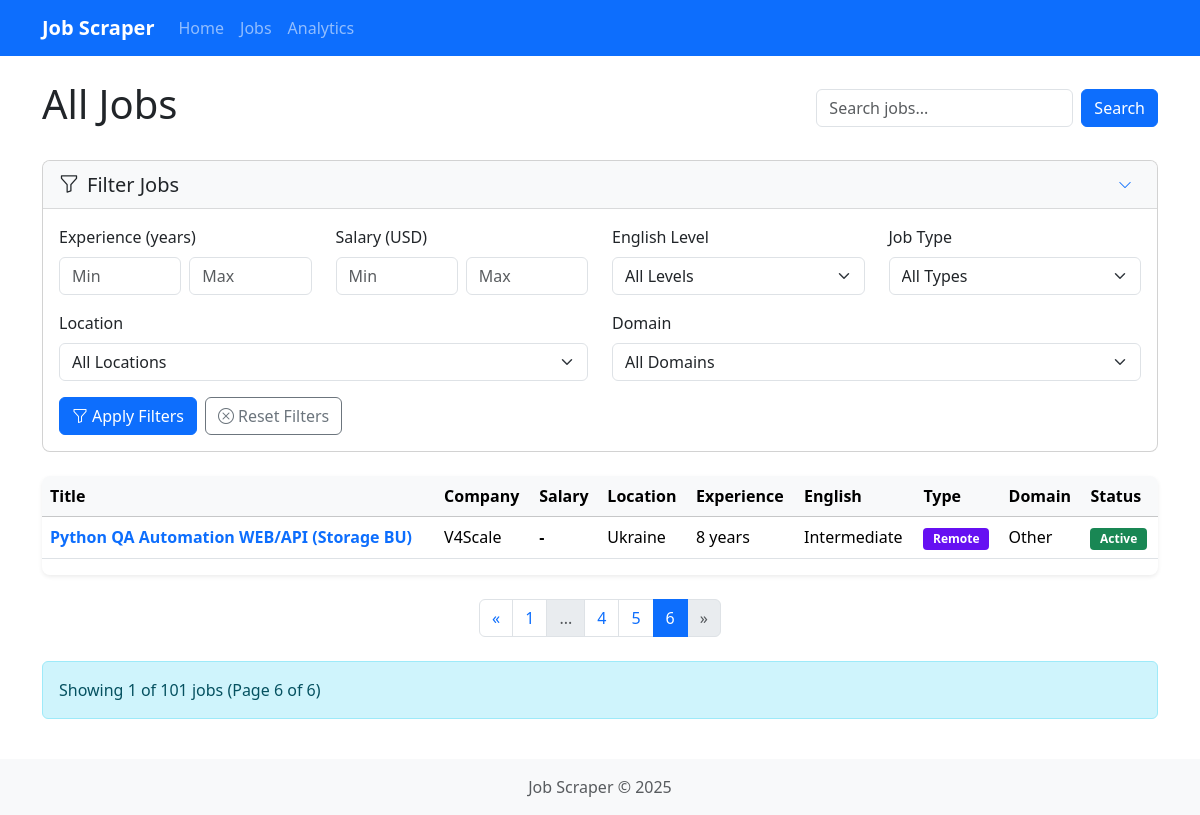
The page /jobs?query=&page=6&experience_min=&experience_max=&salary_min=&salary_max=&english_level=&location=&job_type=&domain= on the database its author committed.
### database/models.py (models this page shows)
class Job(Base):
    __tablename__ = 'jobs'
    id = Column(Integer, primary_key=True)
    job_id = Column(String(50), unique=True)
    title = Column(String(255))
    title_en = Column(String(255))
    company_name = Column(String(255))
    company_name_en = Column(String(255))
    salary_min = Column(Float, nullable=True)
    salary_max = Column(Float, nullable=True)
    currency = Column(String(3), default='USD')
    description = Column(Text)
    description_en = Column(Text)
    location = Column(String(255))
    location_en = Column(String(255))
    experience_years = Column(Integer, nullable=True)
    english_level = Column(String(50), nullable=True)
    job_type = Column(String(50))  # Remote, Office, Hybrid
    employment_type = Column(String(50))  # Full-time, Part-time, Contract
    category = Column(String(100))
    category_en = Column(String(100))
    domain = Column(String(100), nullable=True)
    domain_en = Column(String(100), nullable=True)
    url = Column(String(255))
    posted_date = Column(DateTime, nullable=True)
    created_at = Column(DateTime, server_default=func.now())
    updated_at = Column(DateTime, server_default=func.now(), onupdate=func.now())
    is_active = Column(Boolean, default=True)
    def to_dict(self):
        return {
            'id': self.id,
            'job_id': self.job_id,
            'title': self.title_en or self.title,
            'company_name': self.company_name_en or self.company_name,
            'salary_min': self.salary_min,
            'salary_max': self.salary_max,
            'currency': self.currency,
            'description': self.description_en or self.description,
            'location': self.location_en or self.location,
            'experience_years': self.experience_years,
            'english_level': self.english_level,
            'job_type': self.job_type,
            'employment_type': self.employment_type,
            'category': self.category_en or self.category,
            'domain': self.domain_en or self.domain,
            'url': self.url,
            'posted_date': self.posted_date.isoformat() if self.posted_date else None,
            'created_at': self.created_at.isoformat() if self.created_at else None,
            'updated_at': self.updated_at.isoformat() if self.updated_at else None,
            'is_active': self.is_active
        }

### web/routes.py (the view)
    @web_bp.route('/jobs', methods=['GET'])
    def jobs():
        page = request.args.get('page', 1, type=int)
        per_page = request.args.get('per_page', 20, type=int)
        query = request.args.get('query', '')
        experience_min = request.args.get('experience_min', '', type=str)
        experience_max = request.args.get('experience_max', '', type=str)
        salary_min = request.args.get('salary_min', '', type=str)
        salary_max = request.args.get('salary_max', '', type=str)
        english_level = request.args.get('english_level', '')
        location = request.args.get('location', '')
        job_type = request.args.get('job_type', '')
        domain = request.args.get('domain', '')
        if query:
            all_jobs = db.search_jobs(query)
        else:
            all_jobs = db.get_all_jobs()
        filtered_jobs = []
        for job in all_jobs:
            if experience_min and (not job.get('experience_years') or job['experience_years'] < int(experience_min)):
                continue
            if experience_max and (not job.get('experience_years') or job['experience_years'] > int(experience_max)):
                continue
            if salary_min and (not job.get('salary_min') or job['salary_min'] < float(salary_min)):
                continue
            if salary_max and (not job.get('salary_max') or job['salary_max'] > float(salary_max)):
                continue
            if english_level and job.get('english_level') != english_level:
                continue
            if location and (not job.get('location') or location.lower() not in job['location'].lower()):
                continue
            if job_type and job.get('job_type') != job_type:
                continue
            if domain and job.get('domain') != domain:
                continue
            filtered_jobs.append(job)
        filter_metadata = {
            'english_levels': sorted(list(set(job.get('english_level') for job in all_jobs if job.get('english_level')))),
            'locations': sorted(list(set(job.get('location') for job in all_jobs if job.get('location')))),
            'job_types': sorted(list(set(job.get('job_type') for job in all_jobs if job.get('job_type')))),
            'domains': sorted(list(set(job.get('domain') for job in all_jobs if job.get('domain')))),
        }
        total_jobs = len(filtered_jobs)
        total_pages = (total_jobs + per_page - 1) // per_page
        start_index = (page - 1) * per_page
        end_index = min(start_index + per_page, total_jobs)
        paginated_jobs = filtered_jobs[start_index:end_index]
        return render_template(
            'jobs.html',
            jobs=paginated_jobs,
            query=query,
            page=page,
            per_page=per_page,
            total_jobs=total_jobs,
            total_pages=total_pages,
            experience_min=experience_min,
            experience_max=experience_max,
            salary_min=salary_min,
            salary_max=salary_max,
            english_level=english_level,
            location=location,
            job_type=job_type,
            domain=domain,
            filter_metadata=filter_metadata
        )

### app.py (called while the page is built)
        @self.app.context_processor
        def inject_now():
            return {'now': datetime.datetime.now()}

### database/db.py (called while the page is built)
    def get_session(self):
        return self.Session()

    def get_all_jobs(self):
        session = self.get_session()
        try:
            jobs = session.query(Job).all()
            return [job.to_dict() for job in jobs]
        finally:
            session.close()

### web/templates/jobs.html (shortened to what this page needs)
{% extends 'base.html' %}
{% block content %}
<div class="d-flex justify-content-between align-items-center mb-4">
    <h1>{% if query %}Search Results for "{{ query }}"{% else %}All Jobs{% endif %}</h1>
    <form method="GET" action="{{ url_for('web.jobs') }}" class="d-flex">
        <input type="text" name="query" class="form-control me-2" placeholder="Search jobs..." value="{{ query }}">
        <button type="submit" class="btn btn-primary">Search</button>
    </form>
</div>
<div class="card filter-card mb-4">
    <div class="card-header">
        <h5 class="mb-0 d-flex justify-content-between align-items-center">
            <span>
                <i class="bi bi-funnel me-2"></i>Filter Jobs
            </span>
            <button class="btn btn-sm btn-link text-decoration-none" type="button" data-bs-toggle="collapse" data-bs-target="#filterCollapse" aria-expanded="false" aria-controls="filterCollapse">
                <i class="bi bi-chevron-down"></i>
            </button>
        </h5>
    </div>
    <div class="collapse show" id="filterCollapse">
        <div class="card-body">
            <form method="GET" action="{{ url_for('web.jobs') }}" id="filter-form">
                <div class="row">
                    <div class="col-md-6 col-lg-3 mb-3">
                        <label class="form-label">Experience (years)</label>
                        <div class="d-flex">
                            <input type="number" class="form-control me-2" name="experience_min" placeholder="Min" value="{{ experience_min }}" min="0">
                            <input type="number" class="form-control" name="experience_max" placeholder="Max" value="{{ experience_max }}" min="0">
                        </div>
                    </div>
                    <div class="col-md-6 col-lg-3 mb-3">
                        <label class="form-label">Salary (USD)</label>
                        <div class="d-flex">
                            <input type="number" class="form-control me-2" name="salary_min" placeholder="Min" value="{{ salary_min }}" min="0">
                            <input type="number" class="form-control" name="salary_max" placeholder="Max" value="{{ salary_max }}" min="0">
                        </div>
                    </div>
                    <div class="col-md-6 col-lg-3 mb-3">
                        <label class="form-label">English Level</label>
                        <select class="form-select" name="english_level">
                            <option value="" {% if not english_level %}selected{% endif %}>All Levels</option>
                        </select>
                    </div>
                    <div class="col-md-6 col-lg-3 mb-3">
                        <label class="form-label">Job Type</label>
                        <select class="form-select" name="job_type">
                            <option value="" {% if not job_type %}selected{% endif %}>All Types</option>
                        </select>
                    </div>
                    <div class="col-md-6 mb-3">
                        <label class="form-label">Location</label>
                        <select class="form-select" name="location">
                            <option value="" {% if not location %}selected{% endif %}>All Locations</option>
                        </select>
                    </div>
                    <div class="col-md-6 mb-3">
                        <label class="form-label">Domain</label>
                        <select class="form-select" name="domain">
                            <option value="" {% if not domain %}selected{% endif %}>All Domains</option>
                        </select>
                    </div>
                </div>
                <div class="d-flex gap-2">
                    <button type="submit" class="btn btn-primary">
                        <i class="bi bi-funnel me-1"></i>Apply Filters
                    </button>
                    <a href="{{ url_for('web.jobs', query=query) }}" class="btn btn-outline-secondary">
                        <i class="bi bi-x-circle me-1"></i>Reset Filters
                    </a>
                </div>
            </form>
        </div>
    </div>
</div>
{% if jobs %}
    <div class="table-responsive">
        <table class="table table-hover">
            <thead class="table-light">
                <tr>
                    <th>Title</th>
                    <th>Company</th>
                    <th>Salary</th>
                    <th>Location</th>
                    <th>Experience</th>
                    <th>English</th>
                    <th>Type</th>
                    <th>Domain</th>
                    <th>Status</th>
                </tr>
            </thead>
            <tbody>
                {% for job in jobs %}
                <tr class="job-row" data-job-id="{{ job.job_id }}">
                    <td>
                        <a href="{{ job.url }}" target="_blank" class="fw-bold text-decoration-none">
                            {{ job.title }}
                        </a>
                    </td>
                    <td>{{ job.company_name }}</td>
                    <td class="salary">
                        {% if job.salary_min or job.salary_max %}
                            {% if job.salary_min and job.salary_max %}
                                {{ job.salary_min|int }}-{{ job.salary_max|int }} {{ job.currency }}
                            {% elif job.salary_min %}
                                from {{ job.salary_min|int }} {{ job.currency }}
                            {% elif job.salary_max %}
                                up to {{ job.salary_max|int }} {{ job.currency }}
                            {% endif %}
                        {% else %}
                            -
                        {% endif %}
                    </td>
                    <td>{{ job.location }}</td>
                    <td>
                        {% if job.experience_years %}
                            {{ job.experience_years }} year{% if job.experience_years != 1 %}s{% endif %}
                        {% else %}
                            -
                        {% endif %}
                    </td>
                    <td>{{ job.english_level or '-' }}</td>
                    <td>
                        {% if job.job_type == 'Remote' %}
                            <span class="badge badge-remote">Remote</span>
                        {% elif job.job_type == 'Office' %}
                            <span class="badge badge-office">Office</span>
                        {% else %}
                            <span class="badge badge-hybrid">Hybrid</span>
                        {% endif %}
                    </td>
                    <td>{{ job.domain }}</td>
                    <td>
                        {% if job.is_active %}
                            <span class="badge bg-success">Active</span>
                        {% else %}
                            <span class="badge bg-secondary">Inactive</span>
                        {% endif %}
                    </td>
                </tr>
                {% endfor %}
            </tbody>
        </table>
    </div>
    {% if total_pages > 1 %}
    <nav aria-label="Job pagination" class="my-4">
        <ul class="pagination justify-content-center">
            <li class="page-item {% if page == 1 %}disabled{% endif %}">
                <a class="page-link" href="{{ url_for('web.jobs', query=query, page=page-1, experience_min=experience_min, experience_max=experience_max, salary_min=salary_min, salary_max=salary_max, english_level=english_level, location=location, job_type=job_type, domain=domain) }}" aria-label="Previous">
                    <span aria-hidden="true">&laquo;</span>
                </a>
            </li>
            {% set start_page = [1, page - 2]|max %}
            {% set end_page = [total_pages, page + 2]|min %}
            {% if start_page > 1 %}
                <li class="page-item">
                    <a class="page-link" href="{{ url_for('web.jobs', query=query, page=1, experience_min=experience_min, experience_max=experience_max, salary_min=salary_min, salary_max=salary_max, english_level=english_level, location=location, job_type=job_type, domain=domain) }}">1</a>
                </li>
                {% if start_page > 2 %}
                    <li class="page-item disabled"><span class="page-link">...</span></li>
                {% endif %}
            {% endif %}
            {% for p in range(start_page, end_page + 1) %}
                <li class="page-item {% if p == page %}active{% endif %}">
                    <a class="page-link" href="{{ url_for('web.jobs', query=query, page=p, experience_min=experience_min, experience_max=experience_max, salary_min=salary_min, salary_max=salary_max, english_level=english_level, location=location, job_type=job_type, domain=domain) }}">{{ p }}</a>
                </li>
            {% endfor %}
            <li class="page-item {% if page == total_pages %}disabled{% endif %}">
                <a class="page-link" href="{{ url_for('web.jobs', query=query, page=page+1, experience_min=experience_min, experience_max=experience_max, salary_min=salary_min, salary_max=salary_max, english_level=english_level, location=location, job_type=job_type, domain=domain) }}" aria-label="Next">
                    <span aria-hidden="true">&raquo;</span>
                </a>
            </li>
        </ul>
    </nav>
    {% endif %}
    <div class="alert alert-info">
        <p class="mb-0">
            Showing {{ jobs|length }} of {{ total_jobs }} job{% if total_jobs != 1 %}s{% endif %}
            (Page {{ page }} of {{ total_pages }})
        </p>
    </div>
{% endif %}
{% endblock %}

### static/css/styles.css (style rules this page uses)
body { display: flex; flex-direction: column; min-height: 100vh; }
.table-responsive { border-radius: 0.5rem; overflow: hidden; box-shadow: 0 0.125rem 0.25rem rgba(0, 0, 0, 0.075); }
.table thead { position: sticky; top: 0; z-index: 1; }
.job-row { cursor: pointer; }
.card { border-radius: 0.5rem; overflow: hidden; }
.card-header { border-radius: 0 !important; }
.badge { padding: 0.4em 0.8em; border-radius: 0.25rem; }
.badge-remote { background-color: #6610f2; color: white; }

### web/templates/jobs.html (style rules this page uses)
.salary { font-weight: bold; color: #28a745; }
.badge-remote { background-color: #6610f2; color: white; }
.filter-card { margin-bottom: 1.5rem; border-radius: 0.5rem; transition: box-shadow 0.3s ease; }
.filter-card .card-header { background-color: #f8f9fa; border-bottom: 1px solid rgba(0,0,0,0.125); }

### rows shown on the page
Job: title "Python QA Automation WEB/API (Storage BU)", company_name "V4Scale", location "Ukraine", experience_years "8", english_level "Intermediate", job_type "Remote", domain "Other"

### other values the page prints
{{ p }} "4" "5" "6"
{{ jobs|length }} "1"
{{ total_jobs }} "101"
{{ page }} "6"
{{ total_pages }} "6"
